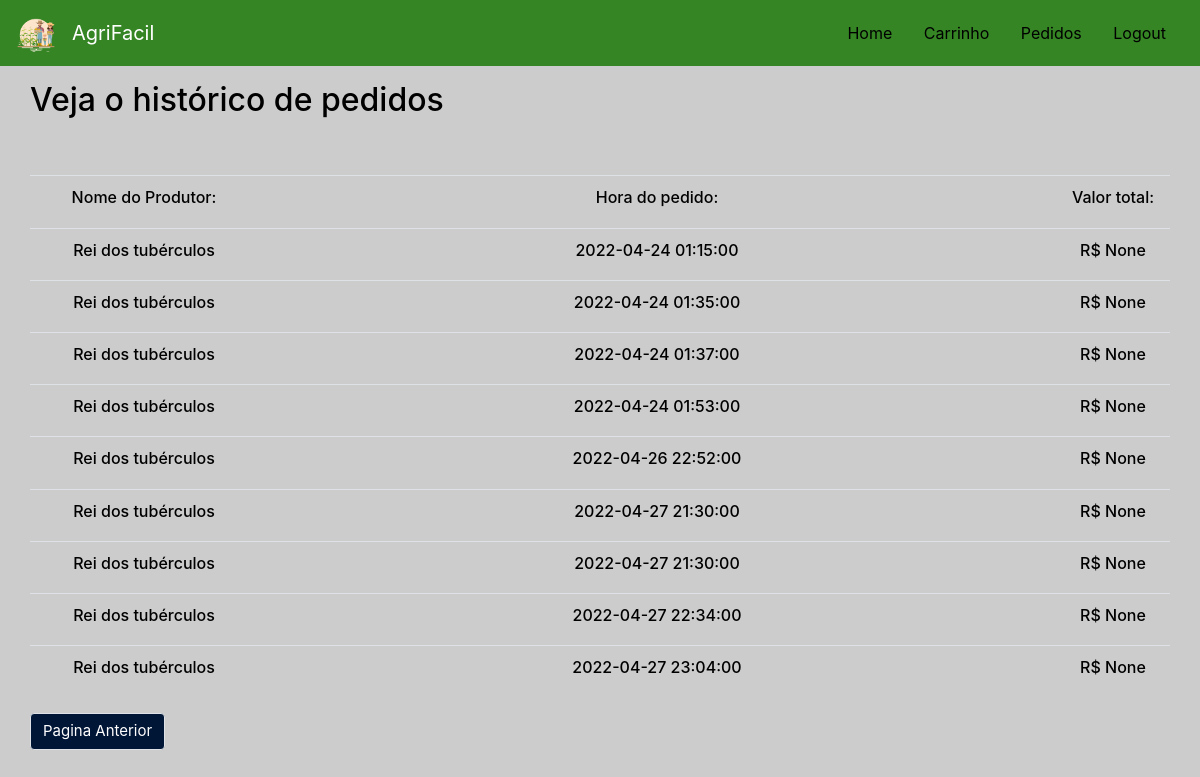
The page /order-history (signed in) on the database its author committed.
### tables this page shows
CREATE TABLE pedido (idPedido INTEGER PRIMARY KEY AUTOINCREMENT, idProdutor INTEGER, idProduto INTEGER, quantidade INTEGER, CPF INTEGER, valor FLOAT, horario DATETIME, uuid TEXT, status_pedido TEXT, FOREIGN KEY(idProdutor) REFERENCES produtor(idProdutor), FOREIGN KEY(CPF) REFERENCES consumidor(CPF), FOREIGN KEY(idProduto) REFERENCES produto(idProduto));

### api/order.py (the view)
@app.route('/order-history', methods=['GET', 'POST'])
def order_history():
    order_history = order.get_order_history(session['cpf'])
    return render_template("order_history.html", order_history = order_history)

### crud/order.py (called while the page is built)
def get_order_history(cpf):
    with sql.connect("db/agrifacil.db") as con:
        cur = con.cursor()
        cur.execute("SELECT p.idPedido, p.valor, pr.nomeFantasia, p.horario FROM pedido p join produtor pr on (p.idProdutor = pr.idProdutor) join produto pt on (p.idProduto = pt.idProdutor) where p.cpf = (?) and p.status_pedido = 'Confirmado' group by idPedido",(cpf,))
        return cur.fetchall()

### templates/order_history.html
{% extends "base.html" %}
{% block content %}
<main role="main">
    <div class="container" align="center">
<br/>
<br/>
        <div class="row">
        <h2 style="color:black">Veja o histórico de pedidos</h2>
        </div>
<br/>
<br/>
    <div class="row" >
    <table class="table table-hover">
        <tr>
            <h6><td width="20%" style="vertical-align:middle;"><div align="center"><h6 style="color:black">Nome do Produtor:</h6></div></td>
            <td></td>
            <td width="20%" style="vertical-align:middle;"><div align="center"><h6 style="color:black">Hora do pedido:</h6></div></td>
            <td></td>
            <td width="10%" style="vertical-align:middle;" ><div align="center"><h6 style="color:black">Valor total:</h6></div></td>
        </tr>
            {% for result in order_history %}
        <tr class="item">
            <td width="20%" style="vertical-align:middle;"><div align="center"><h6 style="color:black">{{result[2]}}</h6></div></td>
            <td></td>
            <td width="10%" style="vertical-align:middle;"><div align="center"><h6 style="color:black">{{result[3]}}</h6></div></td>
            <td></td>
            <td width="10%" style="vertical-align:middle;"><div align="center"><h6 style="color:black">R$ {{result[1]}}</h6></div></td>
        </tr>
            {% endfor %}
    </table>
    <br/>
        </div>
        <div class="row" style="justify-content: space-between">
        <input type="button" class ="btn btn-primary border teste2" border="2" style= "background-color: #001637;font-size: 15px;" value="Pagina Anterior" onclick="history.back(-1)" />
    </div>
    </div>
</main>
  {% endblock %}

### rows shown on the page
pedido: result "Rei dos tubérculos", horario "2022-04-24 01:15:00", result "None"
pedido: result "Rei dos tubérculos", horario "2022-04-24 01:35:00", result "None"
pedido: result "Rei dos tubérculos", horario "2022-04-24 01:37:00", result "None"
pedido: result "Rei dos tubérculos", horario "2022-04-24 01:53:00", result "None"
pedido: result "Rei dos tubérculos", horario "2022-04-26 22:52:00", result "None"
pedido: result "Rei dos tubérculos", horario "2022-04-27 21:30:00", result "None"
pedido: result "Rei dos tubérculos", horario "2022-04-27 21:30:00", result "None"
pedido: result "Rei dos tubérculos", horario "2022-04-27 22:34:00", result "None"
pedido: result "Rei dos tubérculos", horario "2022-04-27 23:04:00", result "None"
